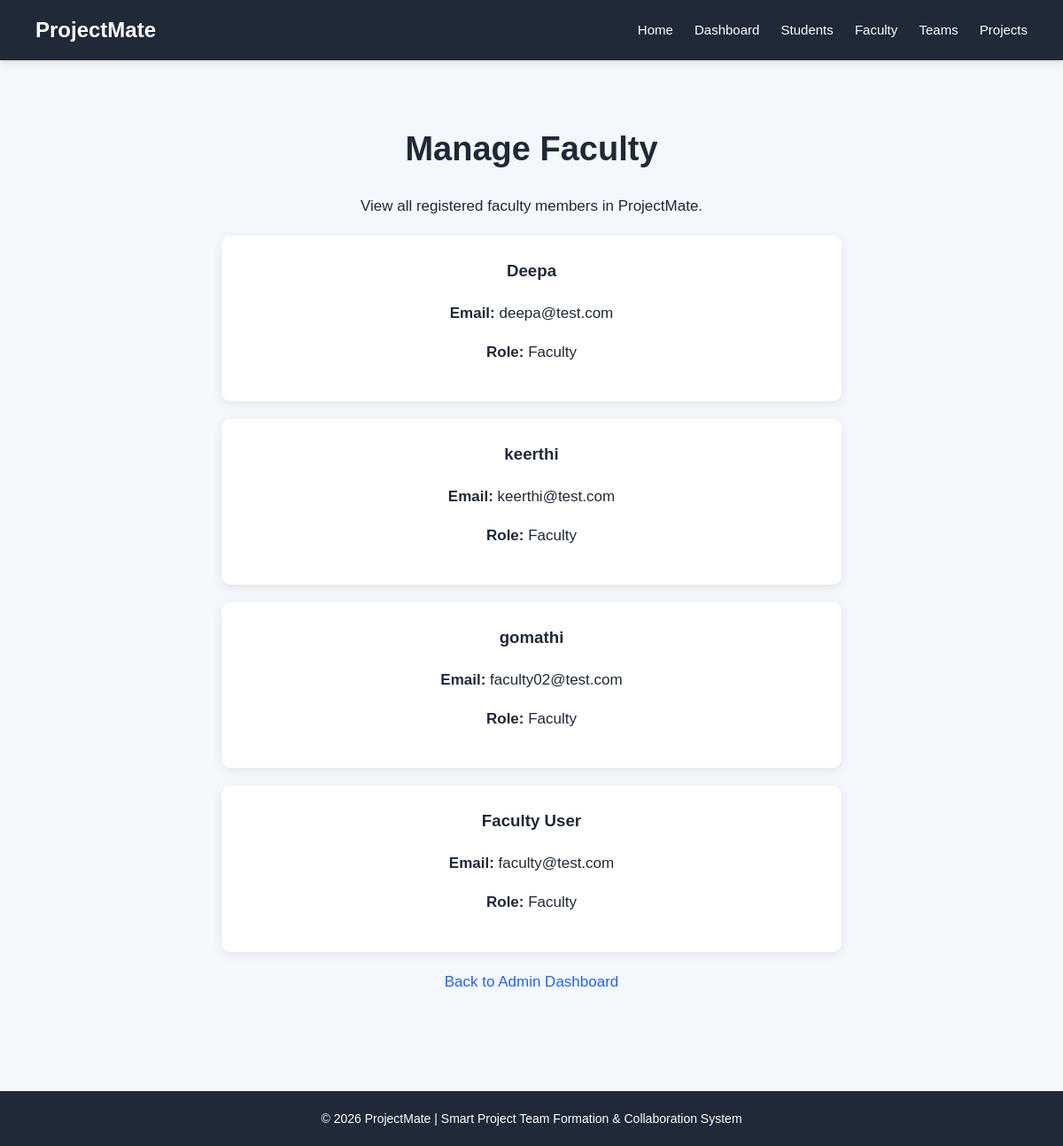
The app's page /admin-faculty (signed in) with its own data.
### tables this page shows
CREATE TABLE users (
            id INTEGER PRIMARY KEY AUTOINCREMENT,
            name TEXT NOT NULL,
            email TEXT UNIQUE NOT NULL,
            password TEXT NOT NULL,
            role TEXT NOT NULL
        );

### app.py (the view)
@app.route("/admin-faculty")
def admin_faculty():
    user_id = session.get("user_id")
    if not user_id:
        return redirect(url_for("admin_login"))
    conn = get_db_connection()
    admin = conn.execute("""
        SELECT id
        FROM users
        WHERE id = ?
        AND role = 'admin'
    """, (user_id,)).fetchone()
    if admin is None:
        conn.close()
        return "Access denied! Admin only."
    faculty = conn.execute("""
        SELECT
            id,
            name,
            email
        FROM users
        WHERE role = 'faculty'
        ORDER BY id DESC
    """).fetchall()
    conn.close()
    return render_template(
        "admin_faculty.html",
        faculty=faculty
    )

### app.py (called while the page is built)
def get_db_connection():
    conn = sqlite3.connect(DATABASE)
    conn.row_factory = sqlite3.Row
    return conn

### templates/admin_faculty.html (shortened to what this page needs)
<!DOCTYPE html>
<html lang="en">
<head>
    <link rel="stylesheet"
          href="{{ url_for('static', filename='style.css') }}">
</head>
<body>
    <nav>
        <h2>ProjectMate</h2>
        <div>
            <a href="{{ url_for('home') }}">
                Home
            </a>
            <a href="{{ url_for('admin_dashboard') }}">
                Dashboard
            </a>
            <a href="{{ url_for('admin_students') }}">
                Students
            </a>
            <a href="{{ url_for('admin_faculty') }}">
                Faculty
            </a>
            <a href="{{ url_for('admin_teams') }}">
                Teams
            </a>
            <a href="{{ url_for('admin_projects') }}">
                Projects
            </a>
        </div>
    </nav>
    <main>
        <section>
            <h1>
                Manage Faculty
            </h1>
            <p>
                View all registered faculty members in ProjectMate.
            </p>
        </section>
        <section>
            {% if faculty %}
                {% for member in faculty %}
                    <div class="card">
                        <h3>
                            {{ member["name"] }}
                        </h3>
                        <p>
                            <strong>Email:</strong>
                            {{ member["email"] }}
                        </p>
                        <p>
                            <strong>Role:</strong>
                            Faculty
                        </p>
                    </div>
                {% endfor %}
            {% else %}
                <div class="card">
                    <p>
                        No faculty members registered yet.
                    </p>
                </div>
            {% endif %}
        </section>
        <p>
            <a href="{{ url_for('admin_dashboard') }}">
                Back to Admin Dashboard
            </a>
        </p>
    </main>
    <footer>
        <p>
            © 2026 ProjectMate |
            Smart Project Team Formation &
            Collaboration System
        </p>
    </footer>
</body>
</html>

### static/style.css (style rules this page uses)
* { box-sizing: border-box; }
body { font-family: Arial, sans-serif; margin: 0; padding: 0; background-color: #f4f7fb; color: #1f2937; line-height: 1.6; }
nav { background-color: #1f2937; padding: 15px 40px; display: flex; justify-content: space-between; align-items: center; box-shadow: 0 2px 8px rgba(0, 0, 0, 0.15); }
nav h2 { color: white; margin: 0; }
nav a { color: white; text-decoration: none; margin-left: 20px; font-size: 15px; }
main { max-width: 1100px; margin: 0 auto; padding: 50px 25px; }
h1 { margin-top: 20px; color: #1f2937; font-size: 32px; }
h2 { color: #374151; }
h3 { color: #1f2937; }
p { font-size: 16px; line-height: 1.6; }
main section:first-child { text-align: center; }
main h1 { font-size: 38px; margin-bottom: 20px; }
main p { font-size: 17px; }
a { color: #2563eb; text-decoration: none; }
.card { background-color: white; padding: 25px; margin: 20px auto; max-width: 700px; border-radius: 10px; box-shadow: 0 3px 12px rgba(0, 0, 0, 0.08); }
.card h2, .card h3 { margin-top: 0; }
main > p { margin: 10px 0; }
footer { text-align: center; padding: 20px; margin-top: 50px; background-color: #1f2937; color: white; }
footer p { margin: 0; font-size: 14px; }
main { max-width: 1100px; margin: 0 auto; padding: 50px 25px; text-align: center; }
.card { background-color: white; padding: 25px; margin: 20px auto; max-width: 700px; border-radius: 10px; box-shadow: 0 3px 12px rgba(0, 0, 0, 0.08); text-align: center; }

### records on screen
users: name "Deepa", email "deepa@test.com"
users: name "keerthi", email "keerthi@test.com"
users: name "gomathi", email "faculty02@test.com"
users: name "Faculty User", email "faculty@test.com"
